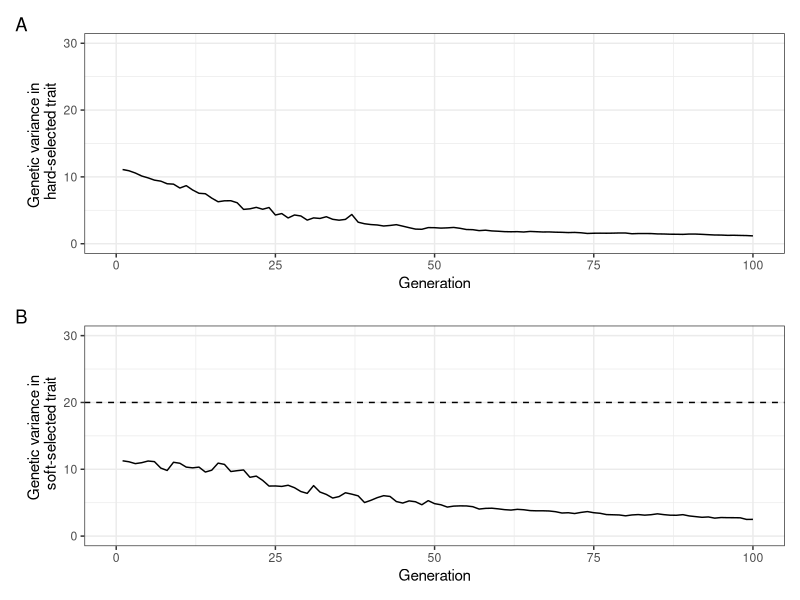

Source code (R):
library(dplyr)
library(forcats)
library(ggplot2)
library(gridExtra)
library(patchwork)

dat<- read.csv("baseline_set2_output.csv", header=T)

# Replace NAs with 0s for the pop size variables (as NA = gone extinct)
dat$N_breeders[dat$N_breeders==0] <- NA
dat$N_recruits[dat$N_recruits==0] <- NA
dat$RpS[dat$RpS==0] <- NA

p1<- ggplot(dat, aes(Generation, Var_G_hard))+
  stat_summary(geom="ribbon", fun.data=mean_cl_normal, fill="lightgrey")+
  stat_summary(geom="line", fun=mean) +xlim(0,100) + 
  ylim(0,30)+ 
  #geom_hline(yintercept=0, linetype = "dashed") +
  ylab("Genetic variance in \n hard-selected trait") + theme_bw()

p2<- ggplot(dat, aes(Generation, Var_G_soft))+
  stat_summary(geom="ribbon", fun.data=mean_cl_normal, fill="lightgrey")+
  stat_summary(geom="line", fun=mean) +xlim(0,100) + 
  ylim(0,30)+ 
  geom_hline(yintercept=20, linetype = "dashed") +
  ylab("Genetic variance in \n soft-selected trait") + theme_bw()


p1/p2 + plot_layout(guides = "collect") + plot_annotation(tag_levels = 'A') 


